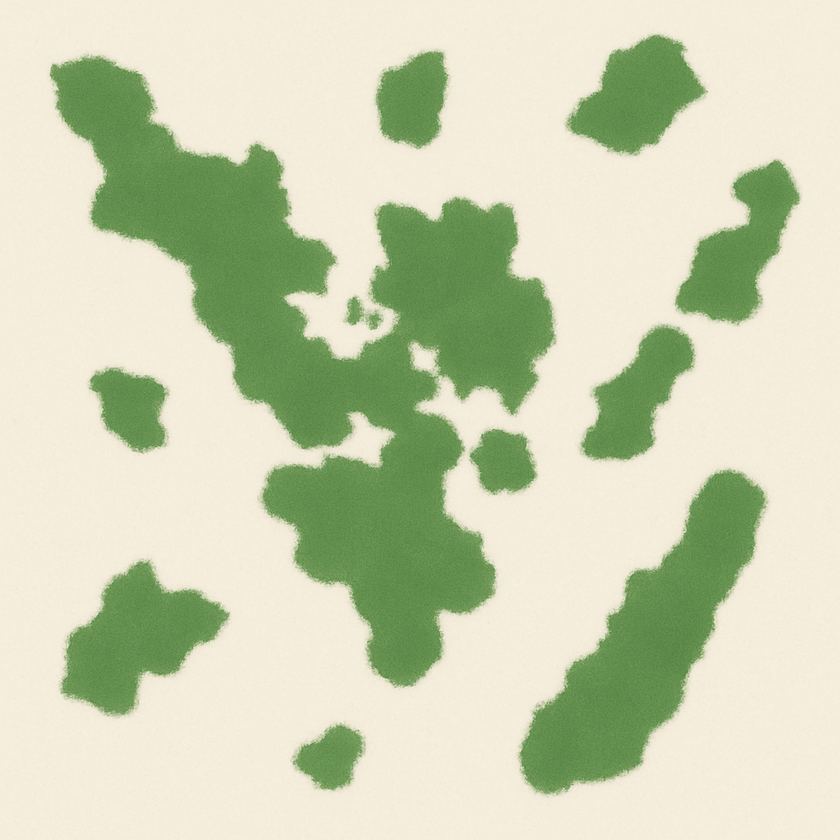
#> input picture backend_test/map.png, 840 x 840 px, shrunk from 1024 x 1024 before the run
$ python main.py
#> lines starting #> are read from the running program, lines starting #| are printed output that depends on the picture; after the words box and inside, x2 and y2 are one past the last pixel; in counts of white or black regions, pixels touching at a corner belong together
import cv2
import numpy as np

# Load the map image
img = cv2.imread('map.png')
#> img is the input picture: shape (840, 840, 3); mean B, G, R 179.3, 210.5, 203.4

if img is None:
    raise FileNotFoundError("map.png not found")

# Define the color range (e.g., green areas in BGR format)
lower_color = np.array([0, 100, 0])    # Dark green
upper_color = np.array([100, 255, 100])  # Light green

# Create a mask for the selected color
mask = cv2.inRange(img, lower_color, upper_color)
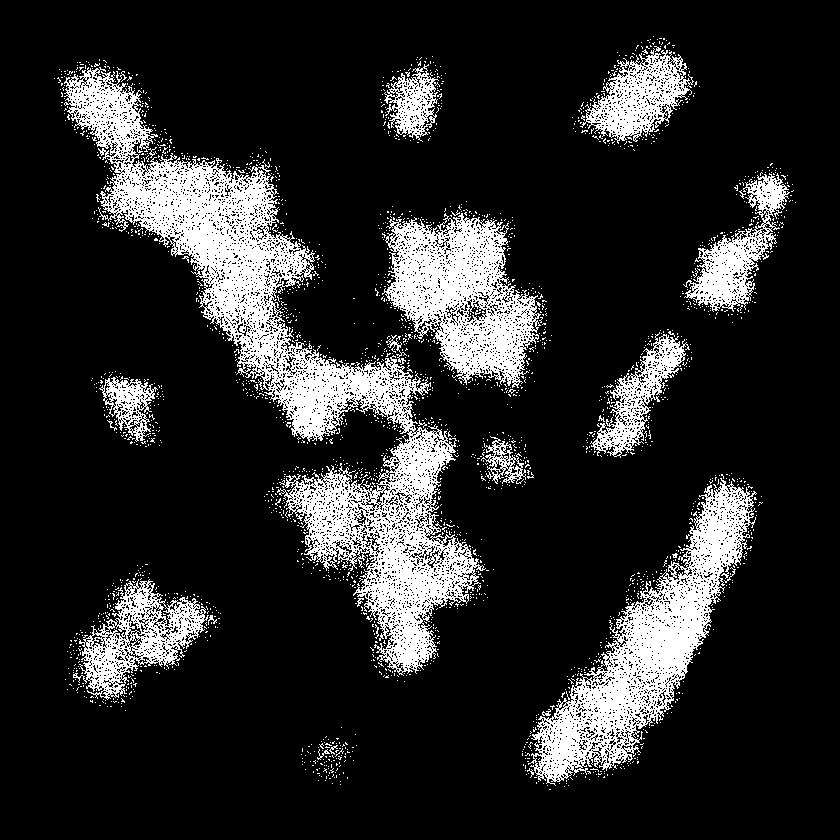
#> mask: shape (840, 840); 15.8% white; 2361 white regions (2337 under 20 px), largest, box (x1, y1, x2, y2) and area: (64, 67, 486, 676) 48291, (528, 478, 757, 786) 19380, (382, 213, 541, 388) 14542

# Count pixels
colored_pixels = cv2.countNonZero(mask)
#> colored_pixels = 111621

# Define scale (e.g., each pixel = 10 meters)
scale_factor = 10  # meters

# Convert pixels to real-world area
pixel_area = colored_pixels * (scale_factor ** 2)
#> pixel_area = 11162100
print(f"Total area: {pixel_area} m²")
#| Total area: 11162100 m²
